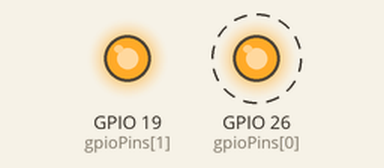
Recording of a program running on a simulated Raspberry Pi (BCM pin numbers). Shown: output pins drawn as LEDs (lit = HIGH). Dashed ring = blinking. The clock reads 2024-03-15 10:24:30 at power-on unless the program sets it.

Above: at 0.1 s.
At 3.1 s:
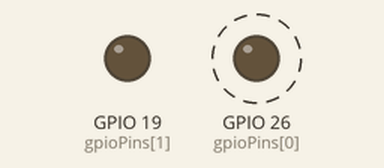
Timing chart, 0 to 4.6 s (numbered marks = the images above):
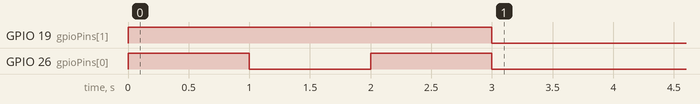

Measured:
- by itself, GPIO 19 (gpioPins[1]): LOW → HIGH at 0.00 s, → LOW 3.0 s later
- by itself, GPIO 26 (gpioPins[0]): alternates HIGH for 1.0 s and LOW for 1.0 s, 4 changes in all, then stays LOW

The program:

opdracht8b.py
```python
import RPi.GPIO as GPIO
import time

# definieer pinnen
gpioPins = [26, 19]

GPIO.setmode(GPIO.BCM)
# zet pinnen als output
for i in gpioPins:
    GPIO.setup(i, GPIO.OUT)

while True:
    # verstreken tijd in milliseconden
    milliseconds = int(round(time.time() * 1000))

    if milliseconds % 2000 == 0:
        GPIO.output(gpioPins[0], GPIO.HIGH)
    # uit na zoveel miliseconden voorbij totale knippertijd
    elif milliseconds % 2000 == 1000:
        GPIO.output(gpioPins[0], GPIO.LOW)

    if milliseconds % 6000 == 0:
        GPIO.output(gpioPins[1], GPIO.HIGH)
    # uit na zoveel miliseconden voorbij totale knippertijd
    elif milliseconds % 6000 == 3000:
        GPIO.output(gpioPins[1], GPIO.LOW)
```
